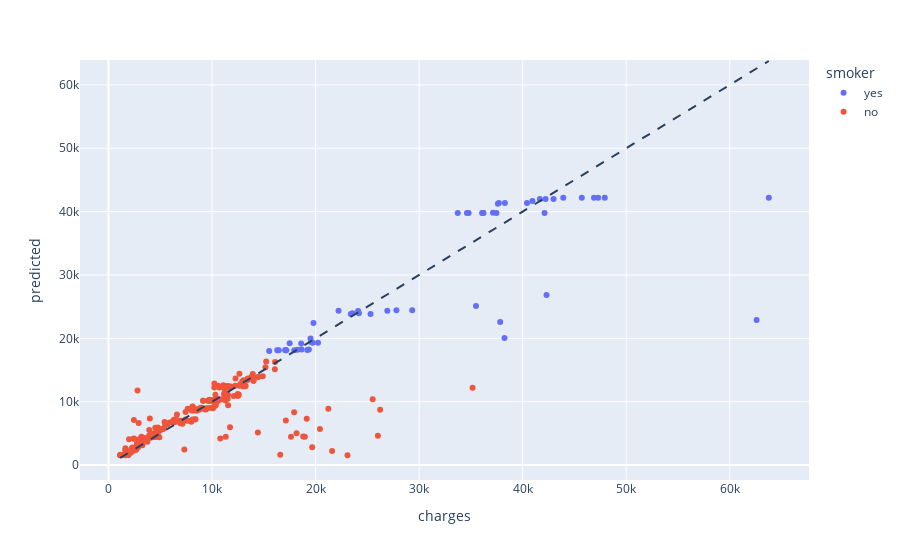

Notebook code for this chart:
### Code cell
fig = px.scatter(df_result, x='charges', y='predicted', color='smoker')
fig.add_shape(type='line', line=dict(dash='dash'),
              x0= df_result['charges'].min(), x1=  df_result['charges'].max(), y0=  df_result['charges'].min(), y1=  df_result['charges'].max())
fig.show()

### Figure 1 — Plotly figure (JSON) as saved in the notebook; plotly's stock layout.template omitted (floating-point values rounded to 4 significant figures; data arrays with more than 128 entries replaced by an {"elided": "..."} marker saying what was removed)
{"data": [{"hovertemplate": "smoker=yes<br>charges=%{x}<br>predicted=%{y}<extra></extra>", "legendgroup": "yes", "marker": {"color": "#636efa", "symbol": "circle"}, "mode": "markers", "name": "yes", "orientation": "v", "showlegend": true, "type": "scatter", "x": [19540.0, 37130.0, 19800.0, 38280.0, 36090.0, 37700.0, 34620.0, 17940.0, 20230.0, 33730.0, 45710.0, 42110.0, 23400.0, 23570.0, 17500.0, 16300.0, 16450.0, 34780.0, 26930.0, 27810.0, 15520.0, 24110.0, 42300.0, 18610.0, 17180.0, 19720.0, 35490.0, 25310.0, 18650.0, 40420.0, 37470.0, 37830.0, 42980.0, 40940.0, 17090.0, 36150.0, 42210.0, 36220.0, 29330.0, 17080.0, 63770.0, 62590.0, 47290.0, 19520.0, 19350.0, 19200.0, 46890.0, 18250.0, 38250.0, 37610.0, 24180.0, 22220.0, 41660.0, 47930.0, 43920.0], "xaxis": "x", "y": [19420.0, 39830.0, 22420.0, 41370.0, 39780.0, 41370.0, 39780.0, 18130.0, 19310.0, 39780.0, 42210.0, 39780.0, 23850.0, 23950.0, 19210.0, 18110.0, 18110.0, 39780.0, 24370.0, 24420.0, 18020.0, 24310.0, 26840.0, 19180.0, 18110.0, 19310.0, 25110.0, 23850.0, 18260.0, 41370.0, 39780.0, 22570.0, 41980.0, 41680.0, 18160.0, 39780.0, 41980.0, 39780.0, 24420.0, 18110.0, 42210.0, 22890.0, 42210.0, 19980.0, 18260.0, 18160.0, 42210.0, 18210.0, 20040.0, 41260.0, 23950.0, 24370.0, 41980.0, 42210.0, 42210.0], "yaxis": "y"}, {"hovertemplate": "smoker=no<br>charges=%{x}<br>predicted=%{y}<extra></extra>", "legendgroup": "no", "marker": {"color": "#EF553B", "symbol": "circle"}, "mode": "markers", "name": "no", "orientation": "v", "showlegend": true, "type": "scatter", "x": {"elided": "213 float values"}, "xaxis": "x", "y": {"elided": "213 float values"}, "yaxis": "y"}], "layout": {"legend": {"title": {"text": "smoker"}, "tracegroupgap": 0}, "margin": {"t": 60}, "shapes": [{"line": {"dash": "dash"}, "type": "line", "x0": 1132.0, "x1": 63770.0, "y0": 1132.0, "y1": 63770.0}], "xaxis": {"anchor": "y", "domain": [0, 1], "title": {"text": "charges"}}, "yaxis": {"anchor": "x", "domain": [0, 1], "title": {"text": "predicted"}}}}
